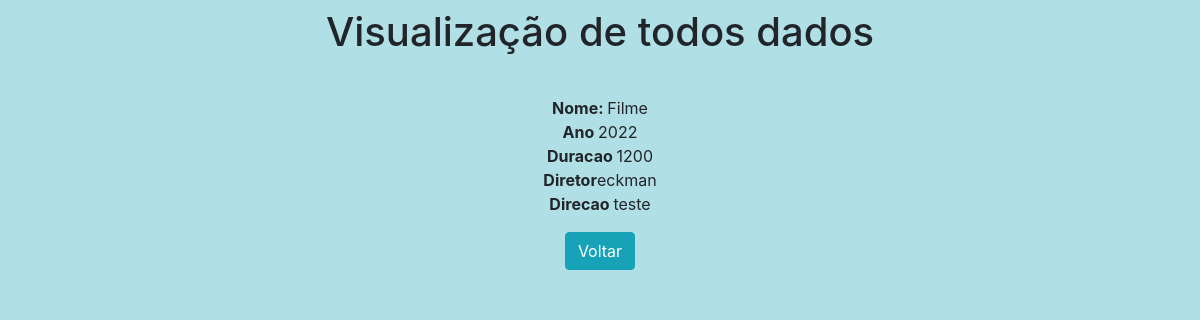
The app's page /view/6/ with its own data.
### app/models.py (models this page shows)
class Filmes(models.Model):
    nome = models.CharField(max_length=150)
    duracao= models.CharField(max_length=100)
    ano = models.IntegerField()
    produtor = models.CharField(max_length=100)
    diretor= models.CharField(max_length=100)
    elenco = models.CharField(max_length=100)
    direcao = models.CharField(max_length=100)

### app/views.py (the view)
# urls.py: path('view/<int:pk>/', view, name='view'),
def view(request, pk):
    data = {}
    data['db'] = Filmes.objects.get(pk=pk)
    return render(request, 'view.html', data)

### app/templates/view.html (shortened to what this page needs)
<html lang="pt-br">
<head >
    <link rel="stylesheet" href="https://cdn.jsdelivr.net/npm/bootstrap@4.4.1/dist/css/bootstrap.min.css">
</head>
<body style = "background-color:powderblue; ">
   <div class="col-8 m-auto pt-2 pb-2 text-center">
       <h1>Visualização de todos dados</h1>
   </div>
    <div class="col-10 m-auto pt-4 pb-2 w-100 text-center">
        <strong>Nome: </strong>{{db.nome}}<br>
        <strong> Ano </strong>{{db.ano}}<br>
        <strong>Duracao </strong>{{db.duracao}}<br>
        <strong>Diretor</strong>{{db.diretor}}<br>
        <strong>Direcao </strong>{{db.direcao}}<br>
   </div>
    <div class="col-8 m-auto pt-2 pb-2 text-center">
        <a href="/" class = "btn btn-info">Voltar</a>
   </div>
</body>
</html>

### records on screen
Filmes: nome "Filme", ano "2022", duracao "1200", diretor "eckman", direcao "teste"
